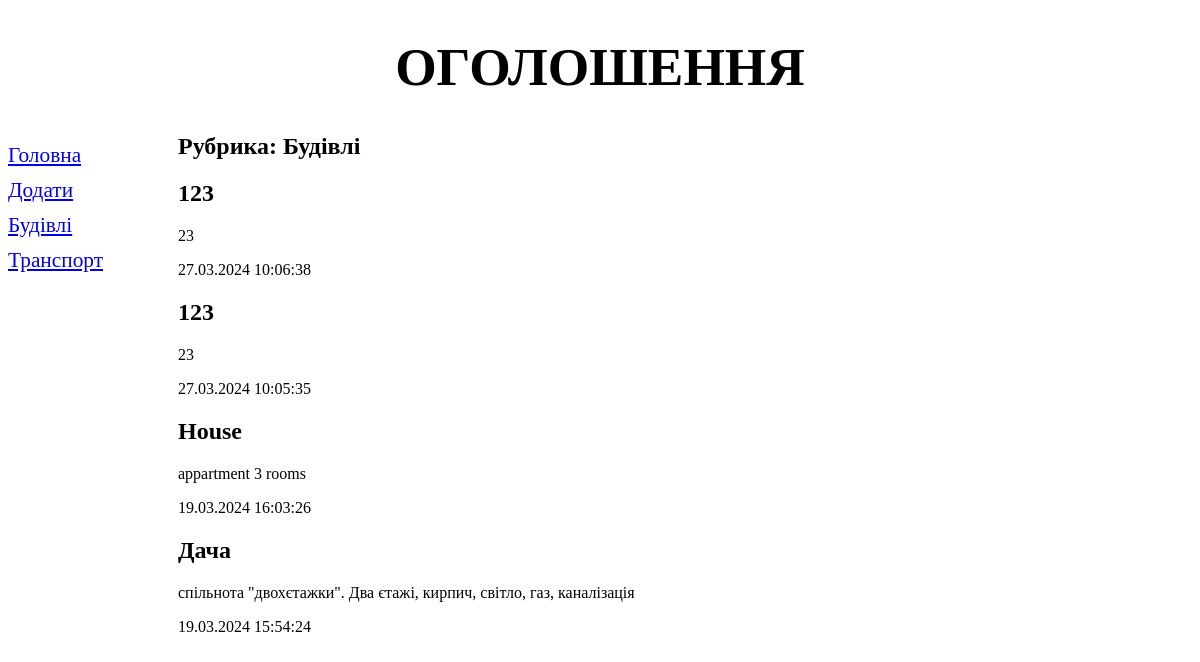
The page /2/ on the database as committed earlier.
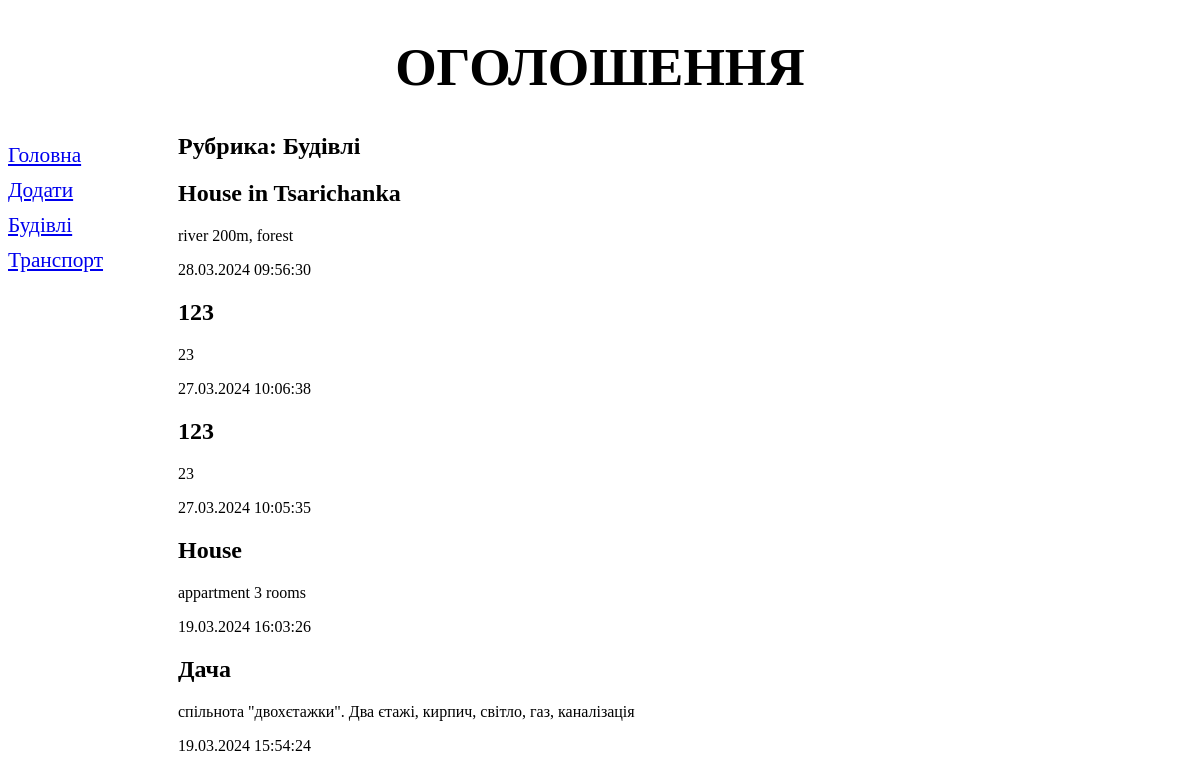
The same page on the database as committed later.
### bboard/models.py (models this page shows, shortened)
class Rubric(models.Model):
    name = models.CharField(
        max_length=20,
        db_index=True,
        verbose_name="Назва"
        )
    class Meta:
        verbose_name_plural = 'Рубрики'
        verbose_name = 'Рубрика'
        ordering = ['name']

class Bb(models.Model):
    title = models.CharField(max_length=50, verbose_name='Товар')
    content = models.TextField(null=True, blank=True, verbose_name='Опис')
    price = models.FloatField(null=True, blank=True, verbose_name='Ціна')
    published = models.DateTimeField(
        auto_now_add=True, db_index=True,
        verbose_name='Дата публікації'
    )
    rubric = models.ForeignKey('Rubric',
        null=True,
        on_delete=models.PROTECT,
        verbose_name='Рубрика'
        )
    class Meta:
        verbose_name_plural = 'Оголошення'
        verbose_name = 'Оголошення'
        ordering = ['-published']

### bboard/views.py (the view)
# urls.py: path('<int:rubric_id>/', by_rubric, name='by_rubric'),
def by_rubric(request, rubric_id):
    bbs = Bb.objects.filter(rubric=rubric_id)
    rubrics = Rubric.objects.all()
    current_rubric = Rubric.objects.get(pk=rubric_id)
    context = {'bbs': bbs, 'rubrics': rubrics, 'current_rubric': current_rubric}
    return render(request, 'bboard/by_rubric.html', context)

### bboard/templates/bboard/by_rubric.html (shortened to what this page needs)
{% extends 'layout/basic.html' %}
{% block content %}
    <h2>Рубрика: {{ current_rubric.name }}</h2>
    {% for bb in bbs %}
        <div>
            <h2>{{ bb.title }}</h2>
            <p>{{ bb.content }}</p>
            <p>{{ bb.published|date:"d.m.Y H:i:s" }}</p>
        </div>
    {% endfor %}
{% endblock %}

### bboard/templates/layout/basic.html (shortened to what this page needs)
{% load static %}
<!DOCTYPE html>
<html lang="en">
<head>
    <link rel="stylesheet" href="{% static 'bboard/style.css' %}">
</head>
<body>
    <header>
        <h1>Оголошення</h1>
    </header>
    <nav>
        <a href="{% url 'index' %}">Головна</a>
        <a href="{% url 'add' %}">Додати</a>
        {% for rubric in rubrics %}
            <a href="{% url 'by_rubric' rubric.pk %}">{{ rubric.name }}</a>
        {% endfor %}
    </nav>
    <section>
        {% block content %}
        {% endblock %}
    </section>
</body>
</html>

### bboard/static/bboard/style.css (style rules this page uses)
header h1 { font-size: 40pt; text-transform: uppercase; text-align: center; background: url("bg.jpg") left / auto 100% no repeat; }
nav { font-size: 16pt; width: 150px; float: left; }
nav a { display: block; margin: 10px 0px; }
section { margin-left: 170px; }

Rows that differ between the two databases and show on the page:
added Bb: title "House in Tsarichanka", content "river 200m, forest", published "28.03.2024 09:56:30"
